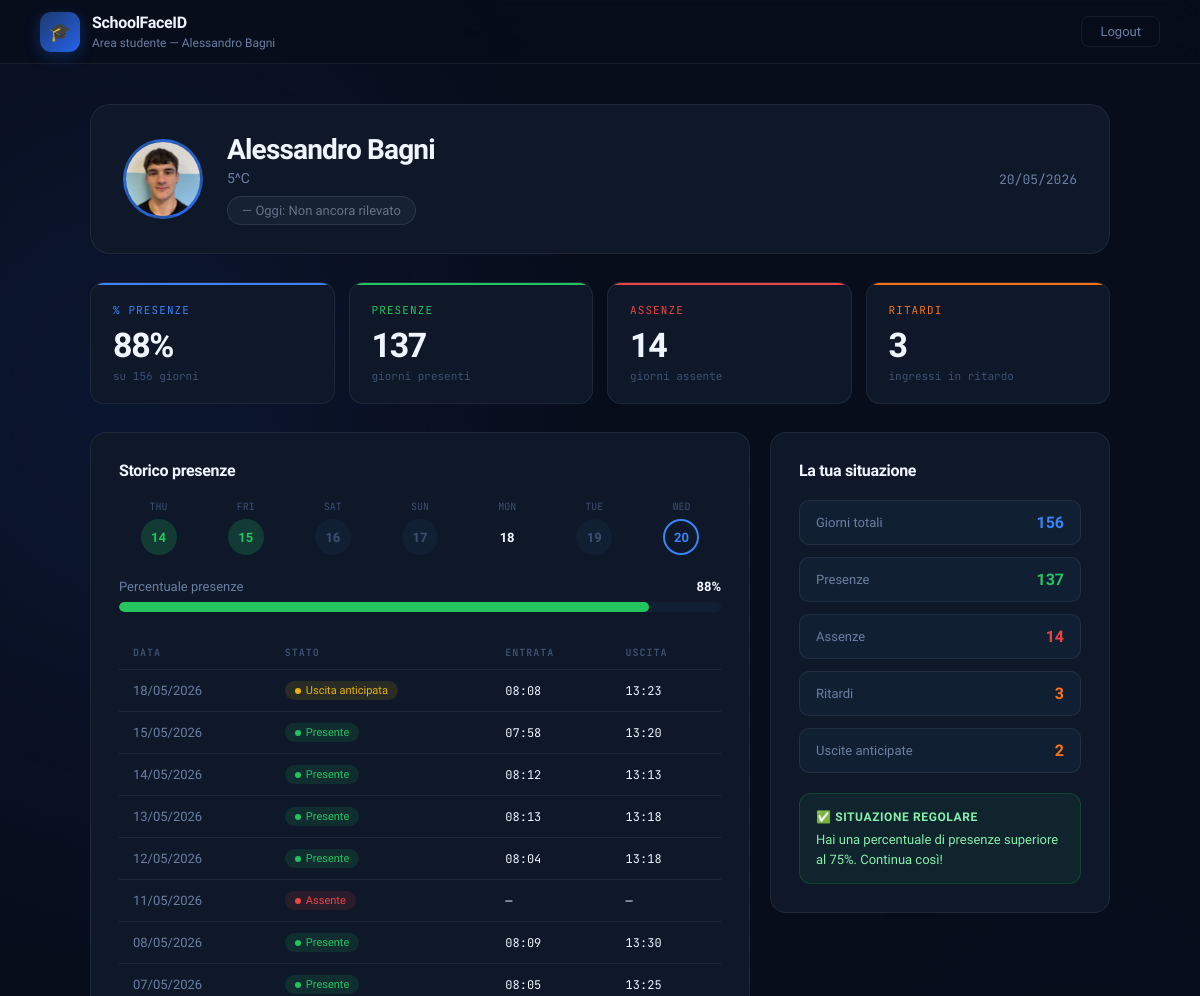
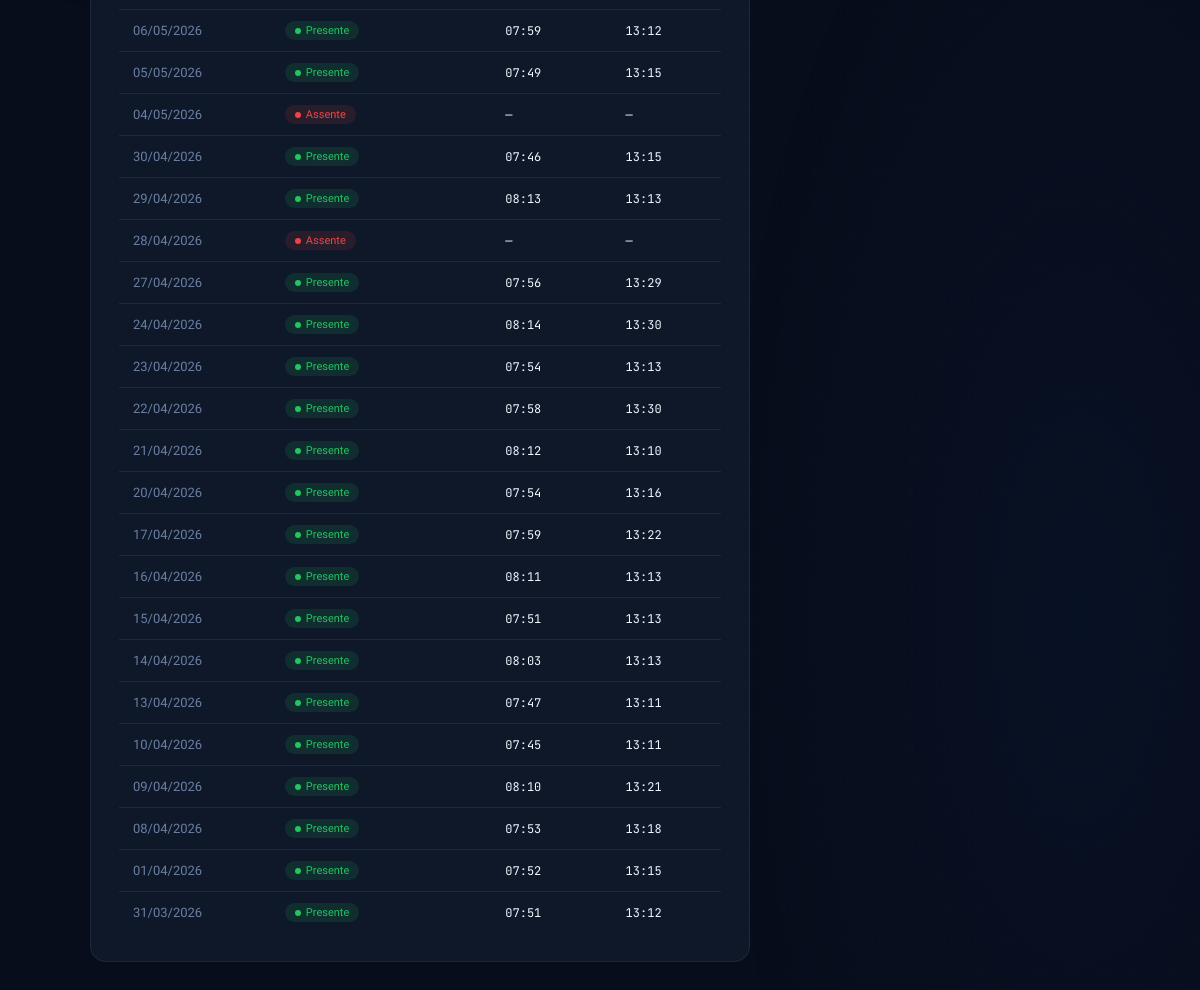
The app's page /studenti_area/dashboard.php (signed in) with its own data (2 pictures, top to bottom).
### tables this page shows
CREATE TABLE `utenti` (
  `id` int(11) NOT NULL AUTO_INCREMENT,
  `nome` varchar(100) NOT NULL,
  `cognome` varchar(100) NOT NULL,
  `email` varchar(150) DEFAULT NULL,
  `password_hash` varchar(255) DEFAULT NULL,
  `ruolo` enum('studente','professore','admin') NOT NULL,
  `classe_id` int(11) DEFAULT NULL,
  `foto_path` varchar(255) DEFAULT NULL,
  `encoding` longtext DEFAULT NULL,
  `attivo` tinyint(1) DEFAULT 1,
  `created_at` timestamp NOT NULL DEFAULT current_timestamp(),
  PRIMARY KEY (`id`),
  UNIQUE KEY `email` (`email`),
  KEY `classe_id` (`classe_id`),
  CONSTRAINT `utenti_ibfk_1` FOREIGN KEY (`classe_id`) REFERENCES `classi` (`id`)
);

CREATE TABLE `classi` (
  `id` int(11) NOT NULL AUTO_INCREMENT,
  `nome` varchar(50) NOT NULL,
  `anno_scolastico` varchar(20) DEFAULT NULL,
  PRIMARY KEY (`id`)
);

CREATE TABLE `presenze` (
  `id` int(11) NOT NULL AUTO_INCREMENT,
  `studente_id` int(11) NOT NULL,
  `orario_id` int(11) DEFAULT NULL,
  `data` date NOT NULL,
  `ora_entrata` time DEFAULT NULL,
  `ora_uscita` time DEFAULT NULL,
  `stato` enum('presente','assente','ritardo','uscita_anticipata') DEFAULT NULL,
  `rilevato_da` enum('facciale','manuale') DEFAULT 'facciale',
  `note` text DEFAULT NULL,
  PRIMARY KEY (`id`),
  KEY `studente_id` (`studente_id`),
  KEY `orario_id` (`orario_id`),
  CONSTRAINT `presenze_ibfk_1` FOREIGN KEY (`studente_id`) REFERENCES `utenti` (`id`),
  CONSTRAINT `presenze_ibfk_2` FOREIGN KEY (`orario_id`) REFERENCES `orario` (`id`)
);

### includes/db.php (called while the page is built, shortened)
<?php
function foto_path_sicuro(?string $path): string {
    $path = str_replace('\\', '/', $path);
    return $path;
}

### studenti_area/dashboard.php (the view, shortened to what this page needs)
<?php
require_once '../includes/db.php';
$sid  = $_SESSION['studente_id'];
$oggi = date('Y-m-d');
$stmt = $pdo->prepare("SELECT u.*, c.nome AS classe_nome FROM utenti u LEFT JOIN classi c ON c.id = u.classe_id WHERE u.id = ?");
$stmt->execute([$sid]);
$studente = $stmt->fetch();
$stmt = $pdo->prepare("SELECT * FROM presenze WHERE studente_id = ? AND data = ? ORDER BY id DESC LIMIT 1");
$stmt->execute([$sid, $oggi]);
$presenza_oggi = $stmt->fetch();
$stmt = $pdo->prepare("SELECT stato, COUNT(*) as tot FROM presenze WHERE studente_id = ? GROUP BY stato");
$stmt->execute([$sid]);
$stats = ['presente' => 0, 'assente' => 0, 'ritardo' => 0, 'uscita_anticipata' => 0];
foreach ($stmt->fetchAll() as $r) $stats[$r['stato']] = (int)$r['tot'];
$totale_giorni = array_sum($stats);
$perc_presenze = $totale_giorni > 0 ? round(($stats['presente'] / $totale_giorni) * 100) : 0;
$stmt = $pdo->prepare("SELECT * FROM presenze WHERE studente_id = ? ORDER BY data DESC, id DESC LIMIT 30");
$stmt->execute([$sid]);
$storico = $stmt->fetchAll();
$stmt = $pdo->prepare("
    SELECT data, stato FROM presenze
    WHERE studente_id = ? AND data >= DATE_SUB(CURDATE(), INTERVAL 6 DAY)
");
$stmt->execute([$sid]);
$presenze7 = [];
foreach ($stmt->fetchAll() as $r) {
    $presenze7[$r['data']] = $r['stato'];
}
$ultimi7 = [];
for ($i = 6; $i >= 0; $i--) {
    $data = date('Y-m-d', strtotime("-$i days"));
    $ultimi7[] = [
        'data'   => $data,
        'giorno' => date('D', strtotime($data)),
        'num'    => date('d', strtotime($data)),
        'stato'  => $presenze7[$data] ?? null,
        'oggi'   => $data === $oggi,
    ];
}
$iniziali  = strtoupper(substr($studente['nome'],0,1) . substr($studente['cognome'],0,1));
$stato_oggi = $presenza_oggi['stato'] ?? null;
?>
<!DOCTYPE html>
<html lang="it">
<head>
</head>
<body>
<nav class="navbar">
  <div class="nav-brand">
    <div class="nav-icon">🎓</div>
    <div class="nav-info">
      <strong>SchoolFaceID</strong>
      <span>Area studente — <?= htmlspecialchars($_SESSION['studente_nome']) ?></span>
    </div>
  </div>
  <div class="nav-right">
    <a href="logout.php" class="btn-logout">Logout</a>
  </div>
</nav>
<main class="main">
  <div class="hero">
    <div class="avatar-lg">
      <?php if ($studente['foto_path']): ?>
        <img src="../<?= htmlspecialchars(foto_path_sicuro($studente['foto_path'])) ?>" alt="">
      <?php else: ?>
        <?= $iniziali ?>
      <?php endif; ?>
    </div>
    <div class="hero-info">
      <h1><?= htmlspecialchars($studente['nome'] . ' ' . $studente['cognome']) ?></h1>
      <div class="classe"><?= htmlspecialchars($studente['classe_nome'] ?? 'Nessuna classe') ?></div>
      <?php
        $css_stato  = $stato_oggi ?? 'nessuno';
        $icone      = ['presente' => '✅', 'assente' => '❌', 'ritardo' => '⏰'];
        $icona      = $icone[$stato_oggi] ?? '—';
        $testo      = $stato_oggi ? ucfirst($stato_oggi) : 'Non ancora rilevato';
      ?>
      <div id="stato-oggi" class="stato-oggi <?= $css_stato ?>">
        <?= $icona ?> Oggi: <?= $testo ?>
      </div>
    </div>
    <div class="hero-right">
      <div class="data-oggi"><?= date('d/m/Y') ?></div>
    </div>
  </div>
  <div class="stats">
    <div class="stat-card blue">
      <div class="stat-label">% Presenze</div>
      <div class="stat-value"><?= $perc_presenze ?>%</div>
      <div class="stat-sub">su <?= $totale_giorni ?> giorni</div>
    </div>
    <div class="stat-card green">
      <div class="stat-label">Presenze</div>
      <div class="stat-value"><?= $stats['presente'] ?></div>
      <div class="stat-sub">giorni presenti</div>
    </div>
    <div class="stat-card red">
      <div class="stat-label">Assenze</div>
      <div class="stat-value"><?= $stats['assente'] ?></div>
      <div class="stat-sub">giorni assente</div>
    </div>
    <div class="stat-card orange">
      <div class="stat-label">Ritardi</div>
      <div class="stat-value"><?= $stats['ritardo'] ?></div>
      <div class="stat-sub">ingressi in ritardo</div>
    </div>
  </div>
  <div class="grid-main">
    <div class="card">
      <div class="card-title">Storico presenze</div>
      <div class="settimana">
        <?php foreach ($ultimi7 as $g):
          $css = $g['oggi'] ? 'oggi' : ($g['stato'] ?? 'nessuno');
        ?>
          <div class="giorno-cell">
            <div class="giorno-nome"><?= substr($g['giorno'], 0, 3) ?></div>
            <div <?= $g['oggi'] ? 'id="giorno-oggi"' : '' ?> class="giorno-num <?= $css ?>"><?= $g['num'] ?></div>
          </div>
        <?php endforeach; ?>
      </div>
      <div class="perc-bar-wrap">
        <div class="perc-label">
          <span>Percentuale presenze</span>
          <strong><?= $perc_presenze ?>%</strong>
        </div>
        <div class="perc-bar">
          <?php $cls = $perc_presenze >= 75 ? 'alta' : ($perc_presenze >= 50 ? 'media' : 'bassa'); ?>
          <div class="perc-fill <?= $cls ?>" style="width:<?= $perc_presenze ?>%"></div>
        </div>
      </div>
      <?php if (empty($storico)): ?>
        <div style="color:var(--text-muted); font-size:13px; text-align:center; padding:20px 0;">
          Nessuna presenza registrata.
        </div>
      <?php else: ?>
        <table>
          <thead>
            <tr>
              <th>Data</th>
              <th>Stato</th>
              <th>Entrata</th>
              <th>Uscita</th>
            </tr>
          </thead>
          <tbody>
            <?php foreach ($storico as $p): ?>
              <tr>
                <td><?= date('d/m/Y', strtotime($p['data'])) ?></td>
                <td><span class="badge badge-<?= $p['stato'] ?>"><?= ucfirst(str_replace('_', ' ', $p['stato'])) ?></span></td>
                <td class="time-cell"><?= $p['ora_entrata'] ? date('H:i', strtotime($p['ora_entrata'])) : '—' ?></td>
                <td class="time-cell"><?= $p['ora_uscita']  ? date('H:i', strtotime($p['ora_uscita']))  : '—' ?></td>
              </tr>
            <?php endforeach; ?>
          </tbody>
        </table>
      <?php endif; ?>
    </div>
    <div style="display:flex; flex-direction:column; gap:20px;">
      <div class="card">
        <div class="card-title">La tua situazione</div>
        <div class="mini-stats">
          <div class="mini-stat">
            <span class="mini-stat-label">Giorni totali</span>
            <span class="mini-stat-val blue"><?= $totale_giorni ?></span>
          </div>
          <div class="mini-stat">
            <span class="mini-stat-label">Presenze</span>
            <span class="mini-stat-val green"><?= $stats['presente'] ?></span>
          </div>
          <div class="mini-stat">
            <span class="mini-stat-label">Assenze</span>
            <span class="mini-stat-val red"><?= $stats['assente'] ?></span>
          </div>
          <div class="mini-stat">
            <span class="mini-stat-label">Ritardi</span>
            <span class="mini-stat-val orange"><?= $stats['ritardo'] ?></span>
          </div>
          <div class="mini-stat">
            <span class="mini-stat-label">Uscite anticipate</span>
            <span class="mini-stat-val orange"><?= $stats['uscita_anticipata'] ?></span>
          </div>
        </div>
        <?php if ($perc_presenze >= 75): ?>
          <div class="avviso ok">
            <strong>✅ Situazione regolare</strong>
            Hai una percentuale di presenze superiore al 75%. Continua così!
          </div>
        <?php endif; ?>
      </div>
    </div>
  </div>
</main>
</body>
</html>

### records on screen
utenti: foto_path (picture), nome+cognome "Alessandro Bagni", classe.nome "5^C"
presenze: data "18/05/2026", stato "Uscita anticipata", ora_entrata "08:08", ora_uscita "13:23"
presenze: data "15/05/2026", stato "Presente", ora_entrata "07:58", ora_uscita "13:20"
presenze: data "14/05/2026", stato "Presente", ora_entrata "08:12", ora_uscita "13:13"
presenze: data "13/05/2026", stato "Presente", ora_entrata "08:13", ora_uscita "13:18"
presenze: data "12/05/2026", stato "Presente", ora_entrata "08:04", ora_uscita "13:18"
presenze: data "11/05/2026", stato "Assente"
presenze: data "08/05/2026", stato "Presente", ora_entrata "08:09", ora_uscita "13:30"
presenze: data "07/05/2026", stato "Presente", ora_entrata "08:05", ora_uscita "13:25"
presenze: data "06/05/2026", stato "Presente", ora_entrata "07:59", ora_uscita "13:12"
presenze: data "05/05/2026", stato "Presente", ora_entrata "07:49", ora_uscita "13:15"
presenze: data "04/05/2026", stato "Assente"
presenze: data "30/04/2026", stato "Presente", ora_entrata "07:46", ora_uscita "13:15"
presenze: data "29/04/2026", stato "Presente", ora_entrata "08:13", ora_uscita "13:13"
presenze: data "28/04/2026", stato "Assente"
presenze: data "27/04/2026", stato "Presente", ora_entrata "07:56", ora_uscita "13:29"
presenze: data "24/04/2026", stato "Presente", ora_entrata "08:14", ora_uscita "13:30"
presenze: data "23/04/2026", stato "Presente", ora_entrata "07:54", ora_uscita "13:13"
presenze: data "22/04/2026", stato "Presente", ora_entrata "07:58", ora_uscita "13:30"
presenze: data "21/04/2026", stato "Presente", ora_entrata "08:12", ora_uscita "13:10"
presenze: data "20/04/2026", stato "Presente", ora_entrata "07:54", ora_uscita "13:16"
presenze: data "17/04/2026", stato "Presente", ora_entrata "07:59", ora_uscita "13:22"
presenze: data "16/04/2026", stato "Presente", ora_entrata "08:11", ora_uscita "13:13"
presenze: data "15/04/2026", stato "Presente", ora_entrata "07:51", ora_uscita "13:13"
presenze: data "14/04/2026", stato "Presente", ora_entrata "08:03", ora_uscita "13:13"
presenze: data "13/04/2026", stato "Presente", ora_entrata "07:47", ora_uscita "13:11"
presenze: data "10/04/2026", stato "Presente", ora_entrata "07:45", ora_uscita "13:11"
presenze: data "09/04/2026", stato "Presente", ora_entrata "08:10", ora_uscita "13:21"
presenze: data "08/04/2026", stato "Presente", ora_entrata "07:53", ora_uscita "13:18"
presenze: data "01/04/2026", stato "Presente", ora_entrata "07:52", ora_uscita "13:15"
presenze: data "31/03/2026", stato "Presente", ora_entrata "07:51", ora_uscita "13:12"

### other values on screen
$_SESSION['studente_nome'] "Alessandro Bagni"
$icona "—"
$testo "Non ancora rilevato"
$perc_presenze "88"
$totale_giorni "156"
$stats['presente'] "137"
$stats['assente'] "14"
$stats['ritardo'] "3"
substr($g['giorno'], 0, 3) "THU"
$g['num'] "14"
substr($g['giorno'], 0, 3) "FRI"
$g['num'] "15"
substr($g['giorno'], 0, 3) "SAT"
$g['num'] "16"
substr($g['giorno'], 0, 3) "SUN"
